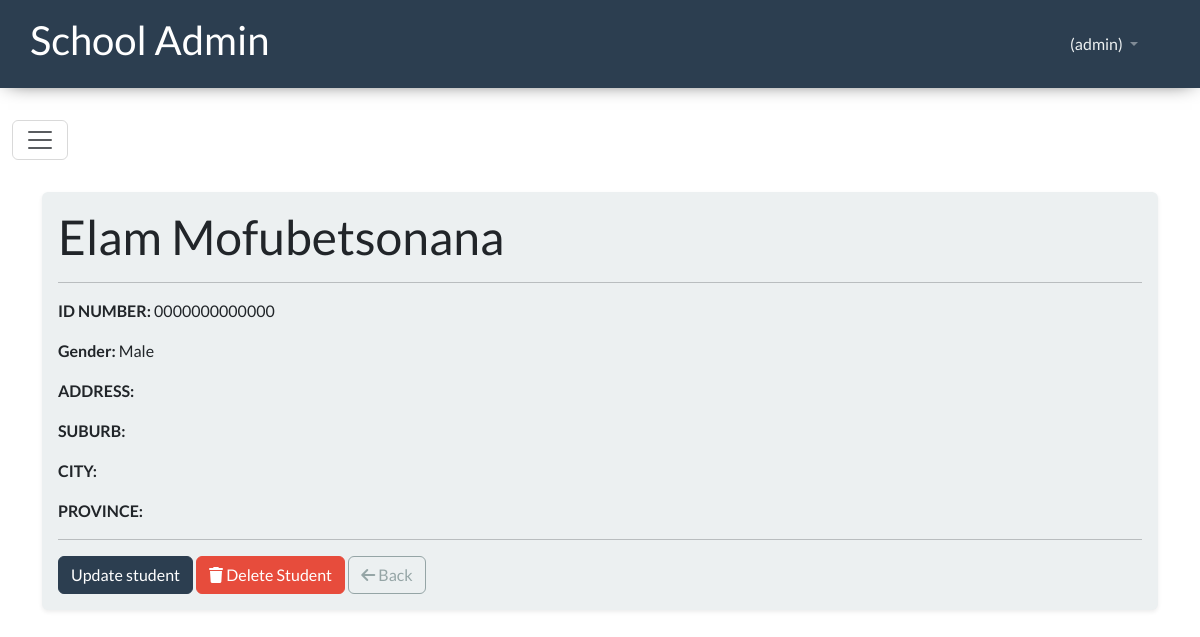
The app's page /student_details/23 (signed in) with its own data.
### school_app/models.py (models this page shows, shortened)
class CommonFields(models.Model):
    GENDER = [
        ("Male", "Male"),
        ("Female", "Female")
    ]
    first_name = models.CharField(max_length=100)
    last_name = models.CharField(max_length=100)
    id_number = models.CharField(max_length=13)
    gender = models.CharField(null=True, max_length=6, choices=GENDER)
    class Meta:
        abstract = True

class Student(CommonFields):
    RELATIONSHIP = [
        ("Father", "Father"),
        ("Mother", "Mother"),
        ("Guardian", "Guardian"),
    ]
    parent_name = models.CharField(max_length=100, null=True)
    parent_rel_to_student = models.CharField(verbose_name="Relationship", max_length=8, null=True, choices=RELATIONSHIP) #might need to figure out how make this a select / it worked
    contact_number = models.CharField(verbose_name="Contact", max_length=10, null=True) # validation for numbers only
    email = models.CharField(max_length=100, null=True) # validation for numbers only

### school_app/views.py (the view)
# urls.py: path("student_details/<int:pk>", views.view_student_details, name="student_details"),
@login_required(login_url="login")
def view_student_details(request, pk):
    student = Student.objects.get(pk=pk)
    context = {"student": student}
    return render(request, "school_app/student_details.html", context=context)

### school_app/templates/school_app/student_details.html
{% extends 'school_app/base.html' %}
{% block content %}
  <div class="container-fluid p-0">
    {% include 'school_app/side_nav.html' %}
    <div class="container">
      <div class="bg-light rounded shadow-sm mt-3 p-3">
        <h1>{{student.first_name}} {{student.last_name}}</h1>
        <hr>
        <p><strong>ID NUMBER:</strong> {{student.id_number}}</p>
        <p><strong>Gender:</strong> {{student.gender}}</p>
        <p><strong>ADDRESS:</strong></p>
        <p><strong>SUBURB:</strong></p>
        <p><strong>CITY:</strong></p>
        <p><strong>PROVINCE:</strong></p>
        <hr>
        <a href="{% url 'update_student' student.id %}" class="btn btn-primary">Update student</a>
        <a href="{% url 'delete_student' student.id %}" class="btn btn-danger"><i class="fa fa-sharp fa-trash"></i> Delete Student</a>
        <a href="{% url 'student_list' %}" class="btn btn-outline-secondary"><i class="fa-solid fa-arrow-left"></i> Back</a>
      </div>
    </div>
  </div>
{% endblock content %}

### school_app/templates/school_app/navbar.html (shortened to what this page needs)
<nav class="nav navbar-expand-lg py-3 bg-primary sticky-top" data-bs-theme="dark">
  <div class="container d-flex justify-content-between align-items-center p-0">
    <h2>School Admin</h2>
    {% if user.is_authenticated %}
    <li class="nav-item dropdown">
      <a class="nav-link dropdown-toggle" href="#" role="button" data-bs-toggle="dropdown" aria-expanded="false">
        <span class="text-light">({{ user }})</span>
      </a>
    </li>
    {% else %}
      <div>
        <a class="text-light text-decoration-none" href="{% url 'user_registration' %}">Register</a> / <a class="text-light text-decoration-none" href="{% url 'login' %}">Login</a>
      </div>
    {% endif %}
  </div>
</nav>

### school_app/static/css/base.css (style rules this page uses)
html, body { height: 100vh; }
nav { background-color: #003049; color: #fff; box-shadow: 0 0 20px -8px #000; }

### records on screen
Student: first_name "Elam", last_name "Mofubetsonana", id_number "0000000000000", gender "Male"

### other values on screen
{{ user }} "admin"
